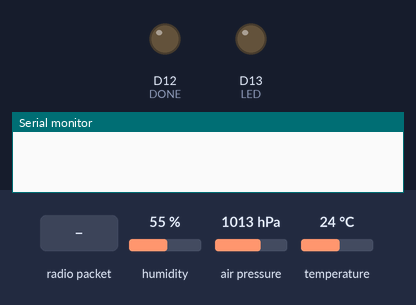
Recording of a sketch running on a simulated Arduino MKR. On the bench: output pins drawn as LEDs (lit = HIGH), the last lines printed to the serial monitor. Dashed ring = blinking. Inputs (shaded band) come from the test bench; at power-on: humidity 55 %, air pressure 1013 hPa, temperature 24 °C. No radio packets arrive unless stated; pins used as bus, display or sensor lines are not drawn.

Above: at 0.1 s.
At 1.35 s:
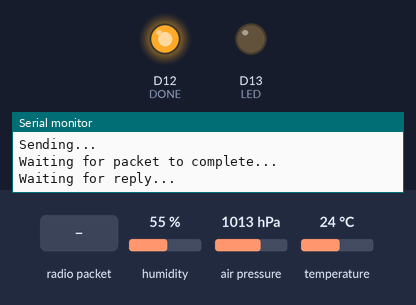
1.4 s: radio packet "1" arrives
At 2.2 s:
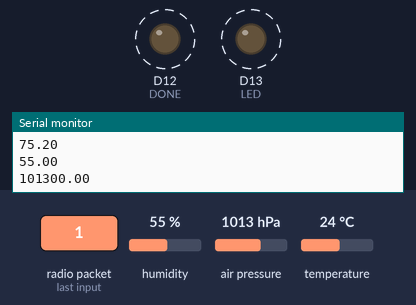
7.7 s: radio packet "0" arrives
11.2 s: radio packet "2" arrives
Timing chart, 0 to 20.7 s (numbered marks = the images above; inputs shaded):
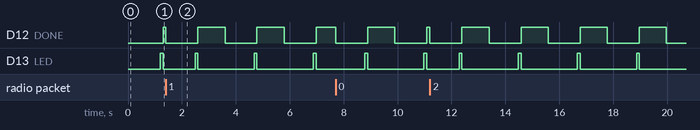

Measured:
- by itself, D12 (DONE): alternates HIGH for 1.0 s and LOW for 1.2 s
- by itself, D13 (LED): alternates HIGH for 0.10 s and LOW for 2.1 s

The sketch:

feather_m0_lora_spark_bme280_timer.ino
```cpp
// Feather9x_TX
// -*- mode: C++ -*-
// Example sketch showing how to create a simple messaging client (transmitter)
// with the RH_RF95 class. RH_RF95 class does not provide for addressing or
// reliability, so you should only use RH_RF95 if you do not need the higher
// level messaging abilities.
// It is designed to work with the other example Feather9x_RX

#include <SPI.h>
#include <RH_RF95.h>

#include <Wire.h>

#include "SparkFunBME280.h"
#include "RTCZero.h" // https://github.com/arduino-libraries/RTCZero
#include <ArduinoJson.h> // https://github.com/bblanchon/ArduinoJson


#define DONE 12
#define LED 13

/* for feather32u4
#define RFM95_CS 8
#define RFM95_RST 4
#define RFM95_INT 7
*/

// for feather m0
#define RFM95_CS 8
#define RFM95_RST 4
#define RFM95_INT 3


/* for shield
#define RFM95_CS 10
#define RFM95_RST 9
#define RFM95_INT 7
*/

/* Feather 32u4 w/wing
#define RFM95_RST     11   // "A"
#define RFM95_CS      10   // "B"
#define RFM95_INT     2    // "SDA" (only SDA/SCL/RX/TX have IRQ!)
*/

/* Feather m0 w/wing
#define RFM95_RST     11   // "A"
#define RFM95_CS      10   // "B"
#define RFM95_INT     6    // "D"
*/

#if defined(ESP8266)
  /* for ESP w/featherwing */
  #define RFM95_CS  2    // "E"
  #define RFM95_RST 16   // "D"
  #define RFM95_INT 15   // "B"

#elif defined(ESP32)
  /* ESP32 feather w/wing */
  #define RFM95_RST     27   // "A"
  #define RFM95_CS      33   // "B"
  #define RFM95_INT     12   //  next to A

#elif defined(NRF52)
  /* nRF52832 feather w/wing */
  #define RFM95_RST     7   // "A"
  #define RFM95_CS      11   // "B"
  #define RFM95_INT     31   // "C"

#elif defined(TEENSYDUINO)
  /* Teensy 3.x w/wing */
  #define RFM95_RST     9   // "A"
  #define RFM95_CS      10   // "B"
  #define RFM95_INT     4    // "C"
#endif

// Change to 434.0 or other frequency, must match RX's freq!
#define RF95_FREQ 915.0

#define RTC_SLEEP 0


// Singleton instance of the radio driver
RH_RF95 rf95(RFM95_CS, RFM95_INT);

BME280 mySensor;

RTCZero rtc;

StaticJsonDocument<200> doc;

double round2(double value) {
   return (int)(value * 100 + 0.5) / 100.0;
}

void setup()
{


  pinMode(DONE, OUTPUT);
  digitalWrite(DONE, LOW);

  pinMode(LED, OUTPUT);
  digitalWrite(LED, LOW);

  pinMode(RFM95_RST, OUTPUT);
  digitalWrite(RFM95_RST, HIGH);


  Serial.begin(9600);
  /*while (!Serial) {
    delay(1);
  }
  */

  delay(100);

  Serial.println("Feather LoRa TX Test!");

  Wire.begin();

  if (mySensor.beginI2C() == false) //Begin communication over I2C
  {
    Serial.println("The sensor did not respond. Please check wiring.");
    while(1); //Freeze
  }


  // manual reset
  digitalWrite(RFM95_RST, LOW);
  delay(10);
  digitalWrite(RFM95_RST, HIGH);
  delay(10);

  while (!rf95.init()) {
    Serial.println("LoRa radio init failed");
    Serial.println("Uncomment '#define SERIAL_DEBUG' in RH_RF95.cpp for detailed debug info");
    while (1);
  }
  Serial.println("LoRa radio init OK!");

  // Defaults after init are 434.0MHz, modulation GFSK_Rb250Fd250, +13dbM
  if (!rf95.setFrequency(RF95_FREQ)) {
    Serial.println("setFrequency failed");
    while (1);
  }
  Serial.print("Set Freq to: "); Serial.println(RF95_FREQ);

  // Defaults after init are 434.0MHz, 13dBm, Bw = 125 kHz, Cr = 4/5, Sf = 128chips/symbol, CRC on

  // The default transmitter power is 13dBm, using PA_BOOST.
  // If you are using RFM95/96/97/98 modules which uses the PA_BOOST transmitter pin, then
  // you can set transmitter powers from 5 to 23 dBm:
  rf95.setTxPower(23, false);
}

int16_t packetnum = 0;  // packet counter, we increment per xmission

void loop()
{

digitalWrite(DONE, LOW);

  float temp = mySensor.readTempF();
  float humidity = mySensor.readFloatHumidity();
  float pressure = mySensor.readFloatPressure();

doc["t"] = round2(temp);
doc["h"] = round2(humidity);
doc["p"] = round2(pressure);

  Serial.println(temp);
  Serial.println(humidity);
  Serial.println(pressure);

  delay(1000); // Wait 1 second between transmits, could also 'sleep' here!
  Serial.println("Transmitting..."); // Send a message to rf95_server

  char radiopacket[80] = "Hello World #      ";

  serializeJson(doc,radiopacket,80);

  //itoa(packetnum++, radiopacket+13, 10);
  Serial.print("Sending "); Serial.println(radiopacket);
  //radiopacket[19] = 0;

  Serial.println("Sending...");
  delay(10);
  rf95.send((uint8_t *)radiopacket, 80);

  Serial.println("Waiting for packet to complete...");
  delay(10);
  rf95.waitPacketSent();

  digitalWrite(LED, HIGH);
  delay(100);
  digitalWrite(LED, LOW);

  // now sleep
  digitalWrite(DONE, HIGH);

  // Now wait for a reply
  uint8_t buf[RH_RF95_MAX_MESSAGE_LEN];
  uint8_t len = sizeof(buf);

  Serial.println("Waiting for reply...");
  if (rf95.waitAvailableTimeout(1000))
  {
    // Should be a reply message for us now
    if (rf95.recv(buf, &len))
   {
      Serial.print("Got reply: ");
      Serial.println((char*)buf);
      Serial.print("RSSI: ");
      Serial.println(rf95.lastRssi(), DEC);
    }
    else
    {
      Serial.println("Receive failed");
    }
  }
  else
  {
    Serial.println("No reply, is there a listener around?");
  }

}

void alarmMatch()
{

}
```
